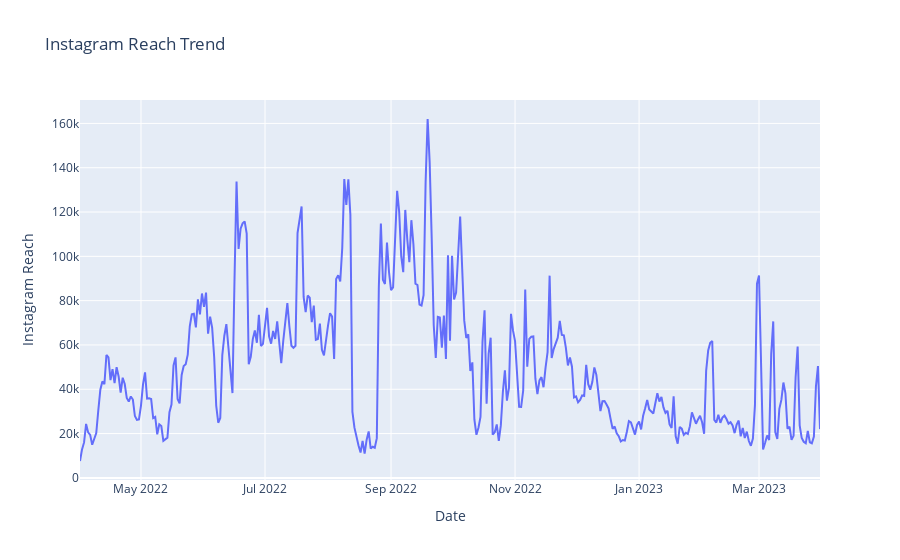

The cell this chart's notebook holds for it:
### Code cell
fig = go.Figure()
fig.add_trace(go.Scatter(x=df['Date'], 
                         y=df['Instagram reach'], 
                         mode='lines', name='Instagram reach'))
fig.update_layout(title='Instagram Reach Trend', xaxis_title='Date', 
                  yaxis_title='Instagram Reach')
fig.show()

### Figure 1 — Plotly figure (JSON) as saved in the notebook; plotly's stock layout.template omitted (floating-point values rounded to 4 significant figures; data arrays with more than 128 entries replaced by an {"elided": "..."} marker saying what was removed)
{"data": [{"mode": "lines", "name": "Instagram reach", "type": "scatter", "x": {"elided": "365 str values"}, "y": {"elided": "365 int values"}}], "layout": {"title": {"text": "Instagram Reach Trend"}, "xaxis": {"title": {"text": "Date"}}, "yaxis": {"title": {"text": "Instagram Reach"}}}}
